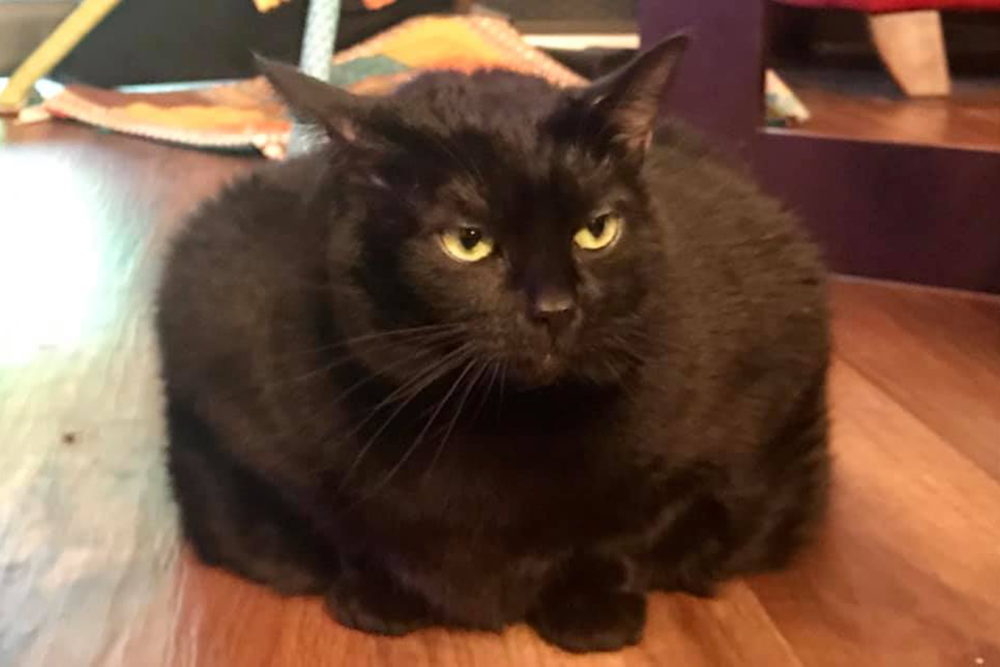
#> input picture fatcat.jpg, 2000 x 1333 px (shown at 1/2 size)
$ python asciiArt.py
#> lines starting #> are read from the running program, lines starting #| are printed output that depends on the picture
#> the answer given: fatcat.jpg
#> in main, image is the input picture: PIL image 2000x1333 RGB; mean R, G, B 113.4, 82.8, 64.7
import PIL.Image

# ASCII characters that will be used
ASCII = ["@", "#", "$", "%", "?", "*", "+", ";", ":", ",", "."]


def resize(img, new_width=100):
    """ This function resizes image

    Args:
        img (PIL.Image): image that the user inputted
        new_width (int, optional): Defaults to 100.

    Returns:
        PIL.Image: returns the image with new size
    """
#> called with new_width = 100

    width, height = img.size
#> width = 2000; height = 1333
    ratio = height / width
#> ratio = 0.666
    new_height = int(new_width * ratio)
#> new_height = 66
    resized = img.resize((new_width, new_height))
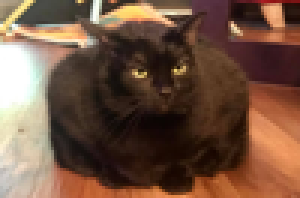
#> resized: PIL image 100x66 RGB (shown 3 times larger); mean R, G, B 113.3, 82.8, 64.7
    return resized


def grayscale(img):
    """This function returns the image in grayscale

    Args:
        img (PIL.Image): image that the user inputted

    Returns:
        PIL.Image: image in grayscale
    """

    grayscale_img = img.convert("L")
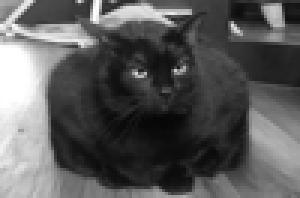
#> grayscale_img: PIL image 100x66 L (shown 3 times larger); min 7, max 255, mean 89.9
    return grayscale_img


def pixelate(img):
    """This function returns the image converted to the ascii characters

    Returns:
        List: a long 1D list of ascii chars
    """

    pixels = img.getdata()
    chars = "".join([ASCII[pixel//25] for pixel in pixels])
    return chars


def main():
    # open image from user input
    path = input("Enter pathname to an image: \n")

    try:
        image = PIL.Image.open(path)
    except:
        print(path, " is not valid image path")

    # convert image ti ascii
    new_image = pixelate(grayscale(resize(image)))

    # format
    pixel_count = len(new_image)
#> pixel_count = 6600
    ascii_img = "\n".join(new_image[i:(i+100)]
                          for i in range(0, pixel_count, 100))
    print(ascii_img)

    # create a txt file with the asci art
    with open("ascii_img.txt", "w") as f:
        f.write(ascii_img)


main()
